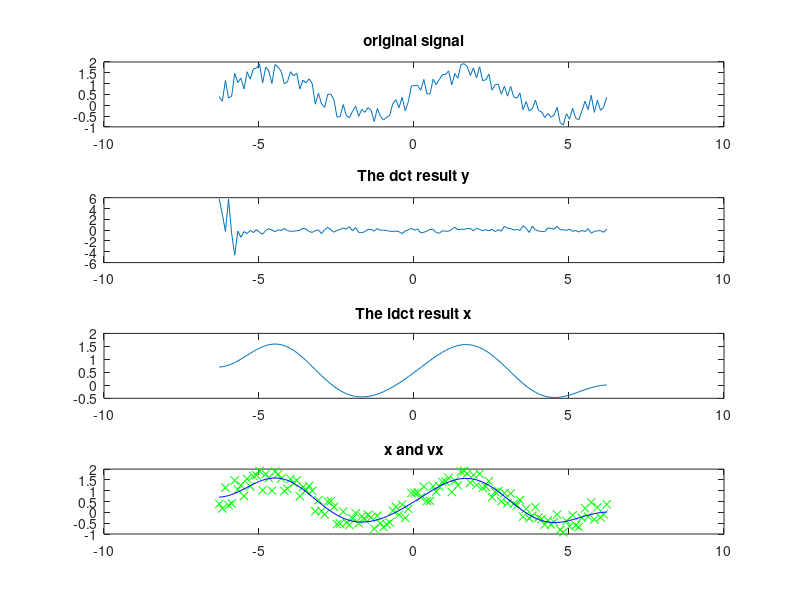

Write MATLAB code to recreate this figure.
clc;clf;clear all;

t = -2*pi:0.1:2*pi;
x = sin(t);
x = x + rand(size(x));

figure;
subplot(4,1,1),plot(t,x);
title('original signal');

y = dct(x);
subplot(4,1,2), plot(t, y);
title('The dct result y');



y(10:end)=0;



vx = idct(y);
subplot(4,1,3), plot(t,vx);
title('The idct result x');



subplot(4,1,4),plot(t,x,'gx', t, vx, 'b-');
title('x and vx');
